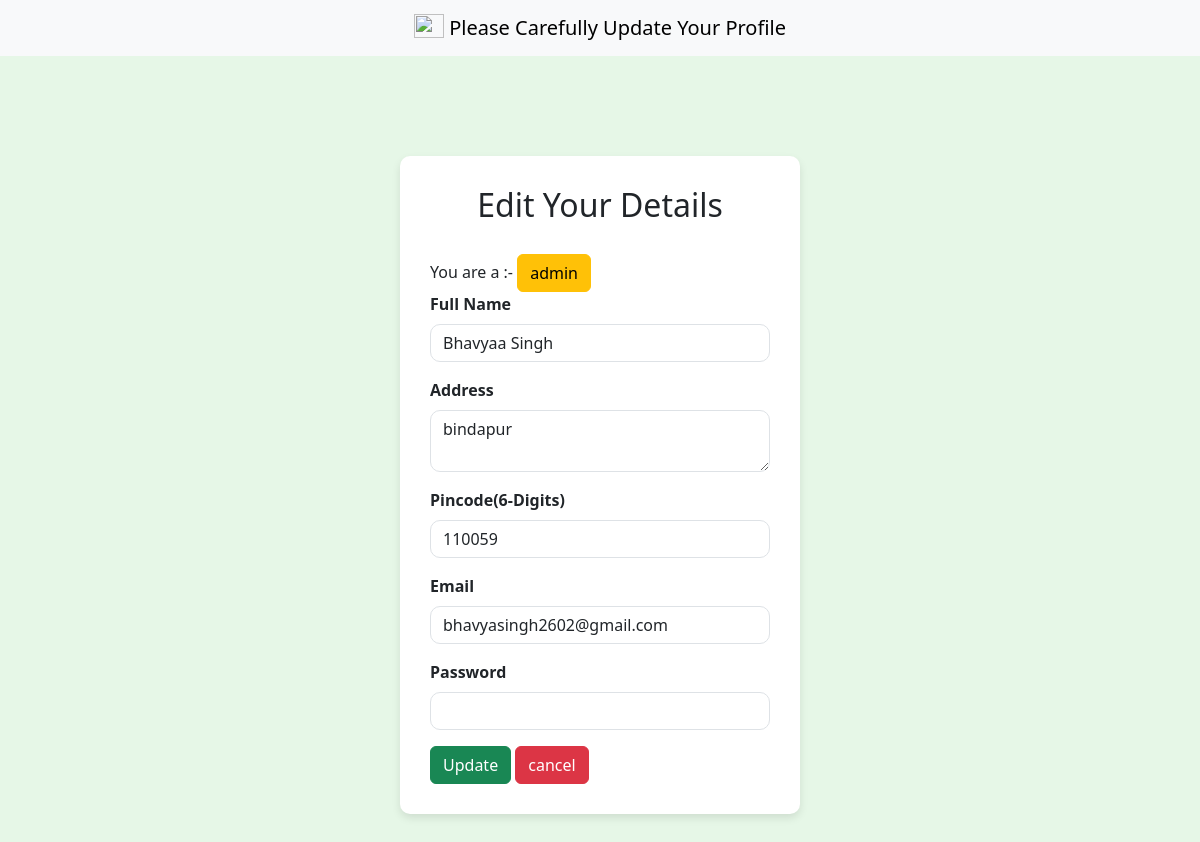
The app's page /editprofile/2 (signed in), older data.
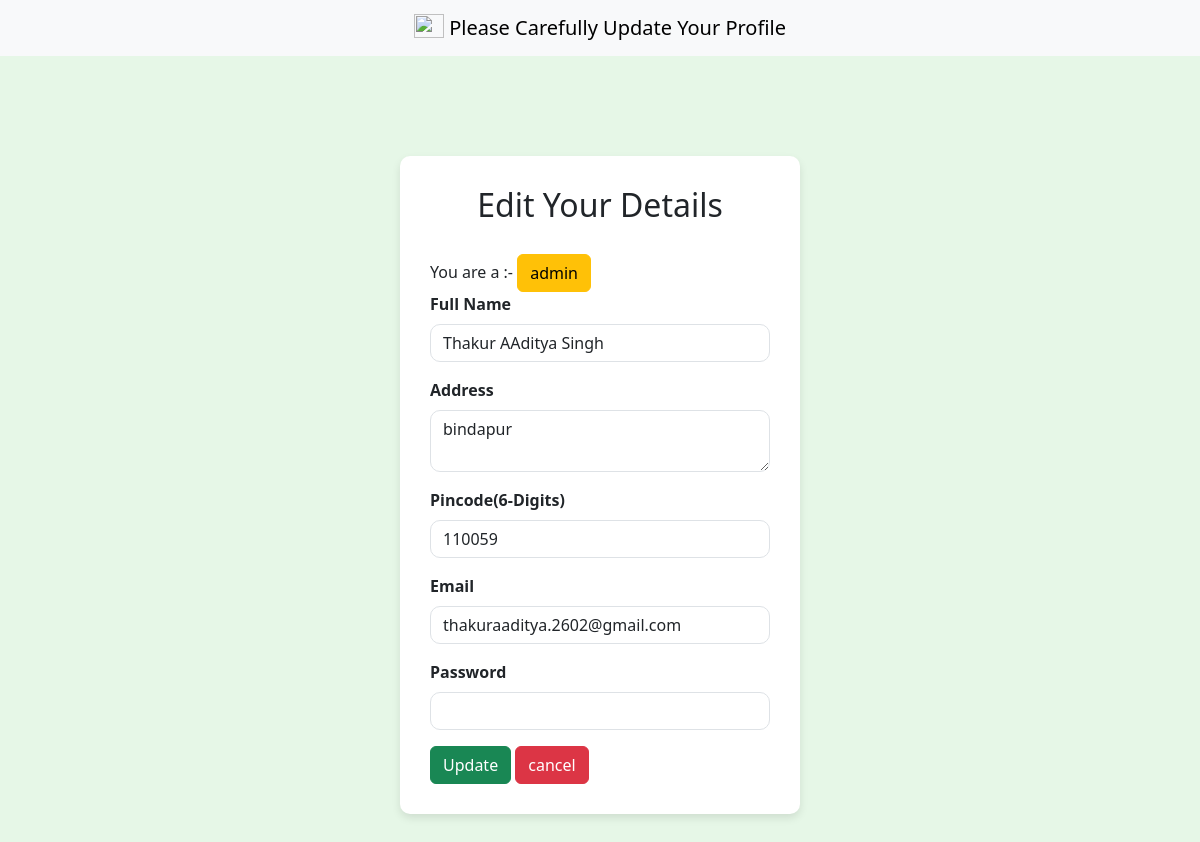
The same page, newer data.
### models/models.py (models this page shows)
class User(db.Model):
    id= db.Column(db.Integer(),primary_key=True)
    fullname = db.Column(db.String(50),nullable = False)
    email = db.Column(db.String(50),unique = True,nullable = False)
    password = db.Column(db.String(),nullable= False)
    address = db.Column(db.String(200),nullable=False)
    pincode = db.Column(db.Integer(),nullable= False)
    role = db.Column(db.String(10),nullable=False)
    status=db.Column(db.Integer(),nullable=False)

### controllers/controllers.py (the view, shortened to what this page needs)
@controllers.route("/editprofile/<int:id>",methods=["GET","POST"])
def editProfile(id):
    status = session.get("status")
    if status is not None and int(status) > 0:
        theuser=User.query.get(id)
        print(theuser.fullname)
        if not theuser:
            return "User not found", 404
        return render_template("editProfile.html",theuser=theuser)
    else:
        return redirect("/login")

### templates/editProfile.html (shortened to what this page needs)
<!DOCTYPE html>
<html lang="en">
<head>
    <link href="https://cdn.jsdelivr.net/npm/bootstrap@5.3.0-alpha1/dist/css/bootstrap.min.css" rel="stylesheet">
</head>
<body>
    <nav class="navbar bg-body-tertiary">
  <div class="container-fluid text-center">
    <a class="navbar-brand mx-auto " href="#">
      <img src="https://images.pexels.com/photos/164634/pexels-photo-164634.jpeg?_gl=1*1rfblvq*_ga*MTY5NDc0NzA3NC4xNzUzMjk4NzE5*_ga_8JE65Q40S6*czE3NTMyOTg3MTgkbzEkZzEkdDE3NTMyOTg3MjMkajU1JGwwJGgw" width="30" height="24" class="d-inline-block align-text-top" style="align-content: center;">
      Please Carefully Update Your Profile
    </a>
  </div>
        </nav>
    <div class="login-container">
        <h2>Edit Your Details </h2>
        <form action="/editprofile/{{session['id']}}" method="POST">
            <span style="padding-right: 50px;">
                You are a  :-
                <a class="btn btn-warning">{{session["role"]}}</a>
            </span>
            <div class="mb-3">
                <label for="fullname" class="form-label"><b>Full Name</b></label>
                <input type="text" class="form-control" id="fullname"  name ="fullname" required value="{{ theuser.fullname }}">
            </div>
            <div class="mb-3">
                <label for="address" class="form-label"><b>Address</b></label>
                <textarea type="address" class="form-control" id="address" name="address" required >{{ theuser.address }}</textarea>
            </div>
             <div class="mb-3">
                <label for="number" class="form-label"><b>Pincode(6-Digits)</b></label>
                <input type="number" class="form-control" id="pincode" name ="pincode" required  value="{{ theuser.pincode }}">
            </div>
             <div class="mb-3">
                <label for="email" class="form-label"><b> Email</b></label>
                <input type="email" class="form-control" id="email"  name ="email" required value="{{ theuser.email }}">
            </div>
             <div class="mb-3">
                <label for="password" class="form-label"><b>Password</b></label>
                <input type="password" class="form-control" id="password"  name ="password" required >
            </div>
            <button type="submit" class="btn btn-success" >Update</button>
            <a href="/{{session['role']}}/dashboard" class="btn btn-danger">cancel</a>
        </form>
    </div>
</body>
</html>

Row changes from the older to the newer data that the page shows:
changed User "bindapur": fullname "Bhavyaa Singh" → "Thakur AAditya Singh"; email "bhavyasingh2602@gmail.com" → "thakuraaditya.2602@gmail.com"
